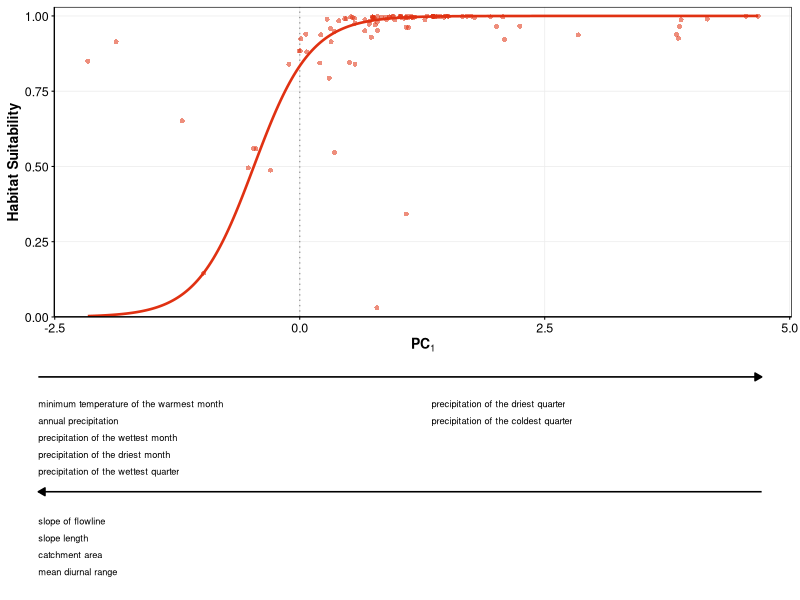
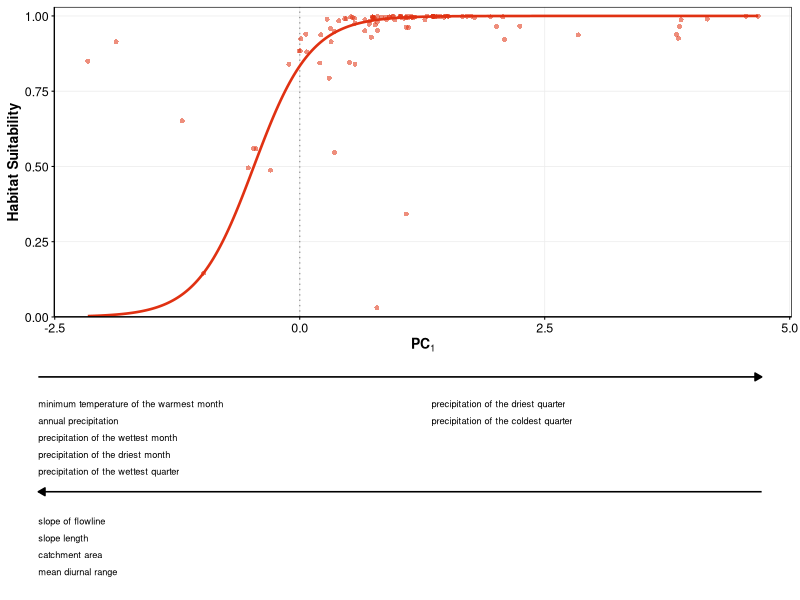

Here is the R script that generated these plots, in order:
# =============================================================================
# clarkii_PC1_response_curve.R
#
# Simplified figure: habitat-suitability response curve for P. clarkii vs PC1
# only. No other species, no other PCs, no loading-arrow panels, no legend.
#
# Outputs:
#   - Vector PDF for publication-quality text and lines
#   - 600-dpi PNG
#
# Required packages:
# install.packages(c("ggplot2", "rms", "cowplot"))
# =============================================================================

library(ggplot2)
library(rms)      # required for lrm()
library(cowplot)  # required to stack the response curve and loading panel
library(grid)

# -----------------------------------------------------------------------------
# 1. LOAD DATA AND FIT MODEL (P. clarkii only)
# -----------------------------------------------------------------------------

clarkii_data <- read.csv("PCNM_results clarkii w pca.csv")

full.model.PCNM.c <- lrm(
  presence ~ PCNM1 + PCNM2 + PCNM3 +
    pca_1 + pca_2 + pca_3 + pca_4 + pca_5,
  data = clarkii_data
)

# -----------------------------------------------------------------------------
# 2. SETTINGS
# -----------------------------------------------------------------------------

OUT_BASENAME <- "clarkii_PC1_response_curve"
OUT_WIDTH_CM <- 10
OUT_HEIGHT_CM <- 10
OUT_DPI <- 600

N_CURVE_POINTS <- 300

clarkii_colour <- "#E03112"

# Label-layout settings for the loading-arrow panel
MAX_LABELS_PER_COLUMN <- 5
LOADING_TEXT_SIZE <- 2.35
ARROW_LINEWIDTH <- 0.55
ARROW_HEAD_LENGTH_PT <- 5.5
LOADING_PANEL_REL_HEIGHT <- 0.66
LOADING_LABEL_ROW_STEP <- 0.072

# -----------------------------------------------------------------------------
# VARIABLES THAT LOAD POSITIVELY OR NEGATIVELY ON PC1
# -----------------------------------------------------------------------------

NEG_LABELS_PC1 <- c(
  "slope of flowline",
  "slope length",
  "catchment area",
  "mean diurnal range"
)

POS_LABELS_PC1 <- c(
  "minimum temperature of the warmest month",
  "annual precipitation",
  "precipitation of the wettest month",
  "precipitation of the driest month",
  "precipitation of the wettest quarter",
  "precipitation of the driest quarter",
  "precipitation of the coldest quarter"
)

# -----------------------------------------------------------------------------
# 3. SHARED PUBLICATION THEME
# -----------------------------------------------------------------------------

theme_publication <- function(base_size = 10) {
  theme_classic(base_size = base_size) +
    theme(
      axis.line = element_line(colour = "black", linewidth = 0.45),
      axis.ticks = element_line(colour = "black", linewidth = 0.35),
      axis.ticks.length = unit(2, "pt"),
      axis.text = element_text(colour = "black", size = base_size - 1),
      axis.title = element_text(
        colour = "black",
        size = base_size,
        face = "bold"
      ),
      panel.background = element_rect(fill = "white", colour = NA),
      panel.border = element_rect(
        fill = NA,
        colour = "black",
        linewidth = 0.45
      ),
      panel.grid.major = element_line(colour = "grey92", linewidth = 0.25),
      panel.grid.minor = element_blank(),
      plot.margin = margin(5, 6, 5, 5, "pt")
    )
}

# -----------------------------------------------------------------------------
# 4. HELPER FUNCTIONS FOR ROBUST PREDICTION DATA
# -----------------------------------------------------------------------------

representative_value <- function(x) {
  if (is.numeric(x) || is.integer(x)) {
    return(stats::median(x, na.rm = TRUE))
  }

  if (is.factor(x)) {
    return(factor(levels(x)[1], levels = levels(x)))
  }

  if (is.logical(x)) {
    return(FALSE)
  }

  if (is.character(x)) {
    non_missing <- x[!is.na(x)]
    return(if (length(non_missing) > 0) non_missing[1] else "")
  }

  stop("Unsupported predictor type: ", class(x)[1])
}

make_reference_row <- function(model, data) {
  predictor_names <- all.vars(delete.response(terms(model)))

  missing_predictors <- setdiff(predictor_names, names(data))

  if (length(missing_predictors) > 0) {
    stop(
      "The following predictors required by the model are missing from the ",
      "data frame: ",
      paste(missing_predictors, collapse = ", ")
    )
  }

  values <- lapply(data[predictor_names], representative_value)
  as.data.frame(values, stringsAsFactors = FALSE)
}

# -----------------------------------------------------------------------------
# 5. BUILD THE PC1 RESPONSE CURVE (P. clarkii only)
# -----------------------------------------------------------------------------

pc_name <- "pca_1"
pc_range <- range(clarkii_data[[pc_name]], na.rm = TRUE)

reference_row <- make_reference_row(full.model.PCNM.c, clarkii_data)
new_data <- reference_row[rep(1, N_CURVE_POINTS), , drop = FALSE]
new_data[[pc_name]] <- seq(pc_range[1], pc_range[2], length.out = N_CURVE_POINTS)

predicted <- predict(full.model.PCNM.c, newdata = new_data, type = "fitted")

curve_df <- data.frame(
  pc_value = new_data[[pc_name]],
  predicted_suitability = as.numeric(predicted)
)

observed_predicted <- predict(full.model.PCNM.c, newdata = clarkii_data, type = "fitted")

point_df <- data.frame(
  pc_value = clarkii_data[[pc_name]],
  predicted_suitability = as.numeric(observed_predicted)
)

# -----------------------------------------------------------------------------
# 6. PLOT
# -----------------------------------------------------------------------------

p <- ggplot() +
  geom_vline(
    xintercept = 0,
    linetype = "dotted",
    colour = "grey60",
    linewidth = 0.45
  ) +
  geom_point(
    data = point_df,
    aes(x = pc_value, y = predicted_suitability),
    colour = clarkii_colour,
    shape = 16,
    size = 1.5,
    alpha = 0.55,
    stroke = 0.3,
    na.rm = TRUE
  ) +
  geom_line(
    data = curve_df,
    aes(x = pc_value, y = predicted_suitability),
    colour = clarkii_colour,
    linewidth = 0.9,
    na.rm = TRUE
  ) +
  scale_y_continuous(
    limits = c(0, 1),
    breaks = seq(0, 1, by = 0.25),
    expand = expansion(mult = c(0, 0.03))
  ) +
  labs(
    x = bquote(bold(PC[1])),
    y = "Habitat Suitability"
  ) +
  theme_publication(base_size = 10)

# -----------------------------------------------------------------------------
# 7. LOADING-DIRECTION PANEL (PC1 only)
#
# Draws a separate panel beneath the response curve showing which
# environmental variables load positively / negatively on PC1.
# -----------------------------------------------------------------------------

split_into_columns <- function(labels, max_per_column = MAX_LABELS_PER_COLUMN) {
  labels <- labels[nzchar(labels)]

  if (length(labels) == 0) {
    return(data.frame())
  }

  column_number <- ceiling(seq_along(labels) / max_per_column)
  row_number <- ave(seq_along(labels), column_number, FUN = seq_along)

  data.frame(
    label = labels,
    column = column_number,
    row = row_number,
    stringsAsFactors = FALSE
  )
}

add_arrow_group <- function(
    plot_object,
    labels,
    direction = c("positive", "negative"),
    arrow_y,
    first_label_y,
    row_step = LOADING_LABEL_ROW_STEP
) {
  direction <- match.arg(direction)
  label_df <- split_into_columns(labels)

  if (nrow(label_df) == 0) {
    return(plot_object)
  }

  n_columns <- max(label_df$column)

  # Keep labels within each half-width panel while allowing multiple columns.
  if (n_columns == 1) {
    x_starts <- 0.04
  } else {
    x_starts <- seq(0.04, 0.54, length.out = n_columns)
  }

  label_df$x <- x_starts[label_df$column]

  # Use a fixed decrement for every line so spacing stays consistent.
  label_df$y <- first_label_y - (label_df$row - 1) * row_step

  if (direction == "positive") {
    x_start <- 0.04
    x_end <- 0.96
  } else {
    x_start <- 0.96
    x_end <- 0.04
  }

  plot_object +
    annotate(
      "segment",
      x = x_start,
      xend = x_end,
      y = arrow_y,
      yend = arrow_y,
      linewidth = ARROW_LINEWIDTH,
      arrow = arrow(
        length = unit(ARROW_HEAD_LENGTH_PT, "pt"),
        type = "closed"
      )
    ) +
    geom_text(
      data = label_df,
      aes(x = x, y = y, label = label),
      hjust = 0,
      vjust = 1,
      size = LOADING_TEXT_SIZE,
      lineheight = 0.9
    )
}

make_loading_panel <- function(positive_labels, negative_labels) {
  positive_labels <- positive_labels[!is.na(positive_labels) & nzchar(positive_labels)]
  negative_labels <- negative_labels[!is.na(negative_labels) & nzchar(negative_labels)]

  has_positive <- length(positive_labels) > 0
  has_negative <- length(negative_labels) > 0

  loading_p <- ggplot() +
    scale_x_continuous(limits = c(0, 1), expand = c(0, 0)) +
    scale_y_continuous(limits = c(0, 1), expand = c(0, 0)) +
    coord_cartesian(clip = "off") +
    theme_void() +
    theme(plot.margin = margin(1, 5, 2, 5, "pt"))

  if (has_positive && has_negative) {
    loading_p <- add_arrow_group(
      loading_p,
      labels = positive_labels,
      direction = "positive",
      arrow_y = 0.94,
      first_label_y = 0.84
    )

    loading_p <- add_arrow_group(
      loading_p,
      labels = negative_labels,
      direction = "negative",
      arrow_y = 0.45,
      first_label_y = 0.34
    )
  }

  if (has_positive && !has_negative) {
    loading_p <- add_arrow_group(
      loading_p,
      labels = positive_labels,
      direction = "positive",
      arrow_y = 0.90,
      first_label_y = 0.76
    )
  }

  if (!has_positive && has_negative) {
    loading_p <- add_arrow_group(
      loading_p,
      labels = negative_labels,
      direction = "negative",
      arrow_y = 0.90,
      first_label_y = 0.76
    )
  }

  loading_p
}

loading_panel <- make_loading_panel(POS_LABELS_PC1, NEG_LABELS_PC1)

# -----------------------------------------------------------------------------
# 8. COMBINE RESPONSE CURVE + LOADING PANEL
# -----------------------------------------------------------------------------

figure_final <- plot_grid(
  p,
  loading_panel,
  ncol = 1,
  rel_heights = c(1, LOADING_PANEL_REL_HEIGHT)
)

# -----------------------------------------------------------------------------
# 9. SAVE
# -----------------------------------------------------------------------------

ggsave(
  filename = paste0(OUT_BASENAME, ".pdf"),
  plot = figure_final,
  width = OUT_WIDTH_CM,
  height = OUT_HEIGHT_CM,
  units = "cm",
  device = cairo_pdf
)

ggsave(
  filename = paste0(OUT_BASENAME, ".png"),
  plot = figure_final,
  width = OUT_WIDTH_CM,
  height = OUT_HEIGHT_CM,
  units = "cm",
  dpi = OUT_DPI,
  bg = "white"
)

message("Done. Saved ", OUT_BASENAME, ".pdf and .png")
